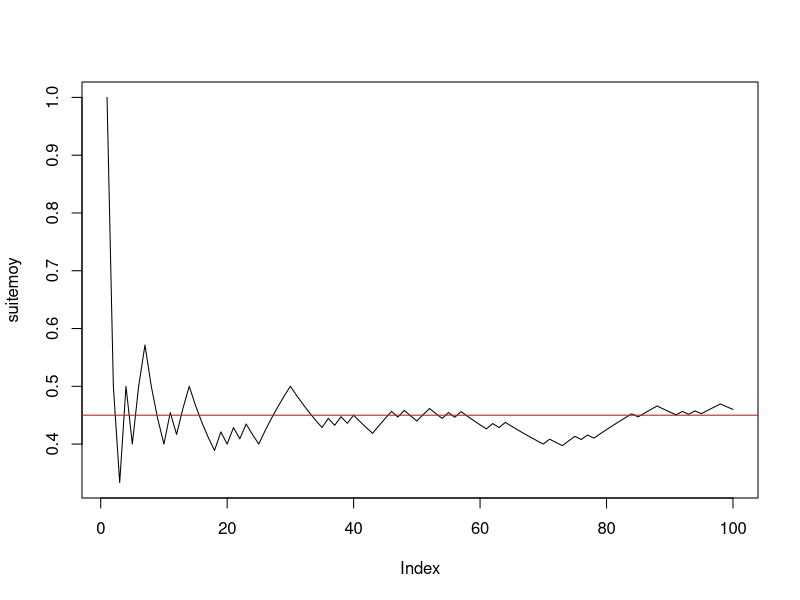
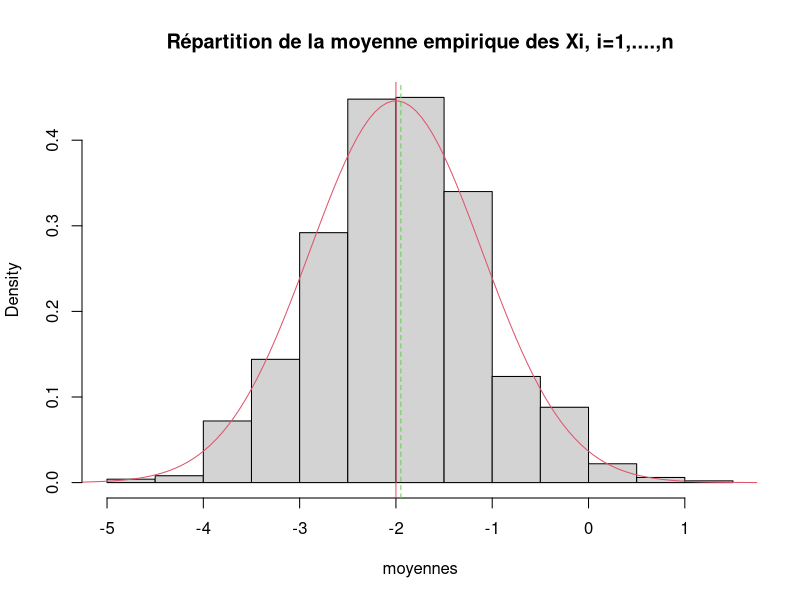
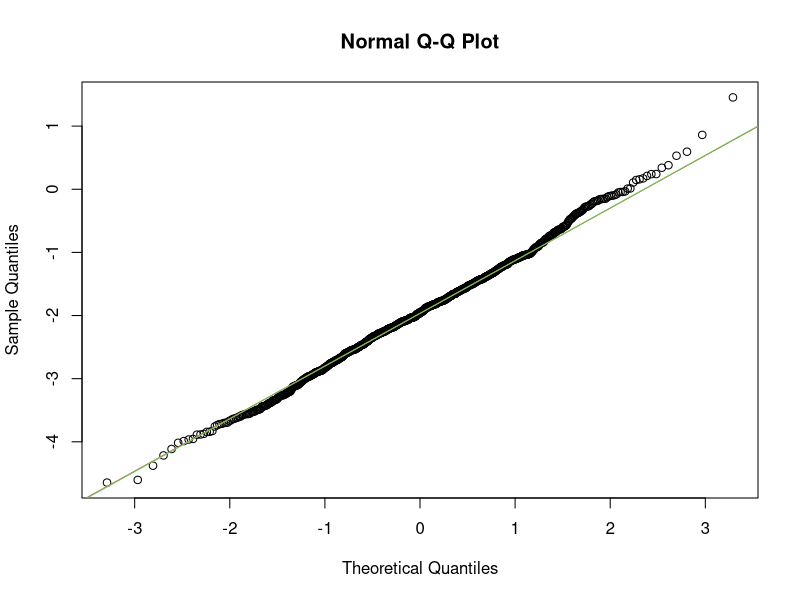
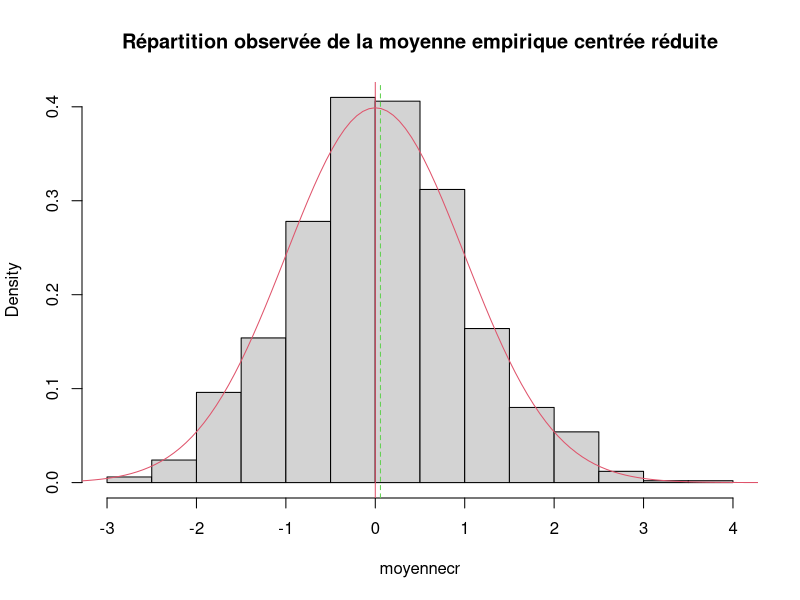
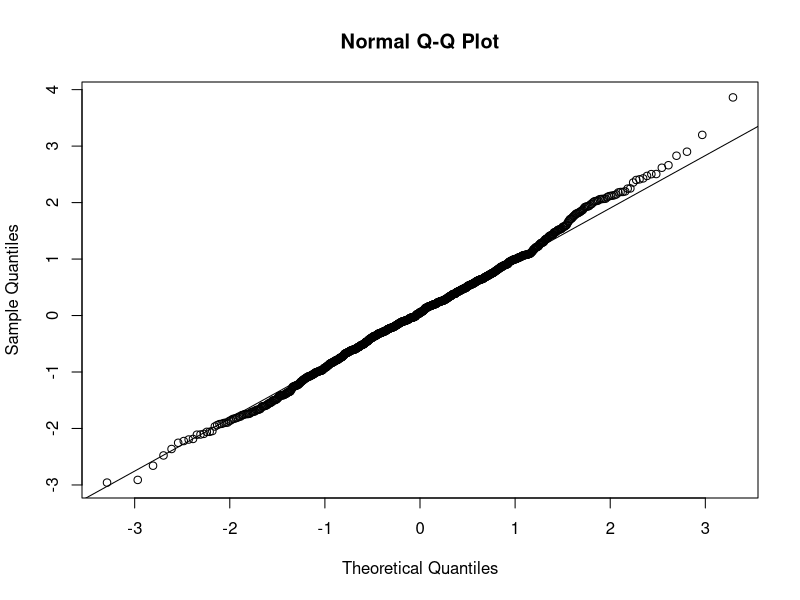
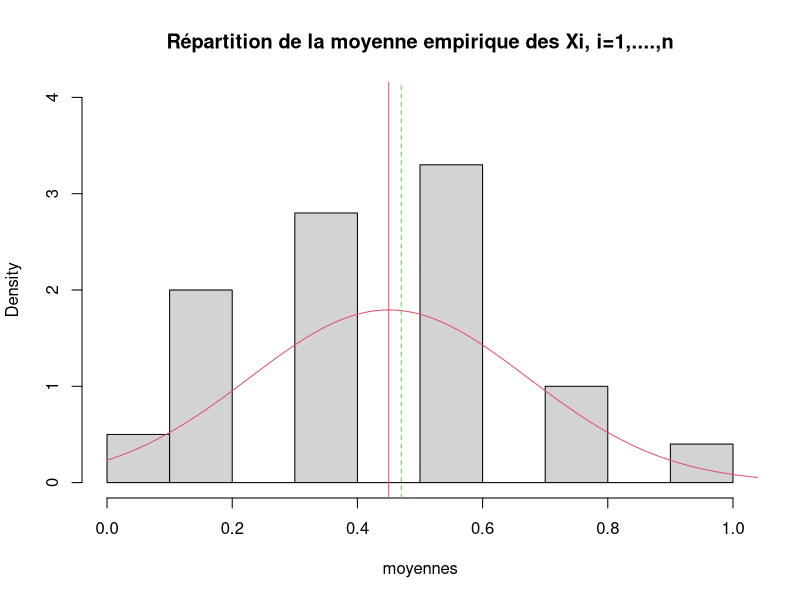
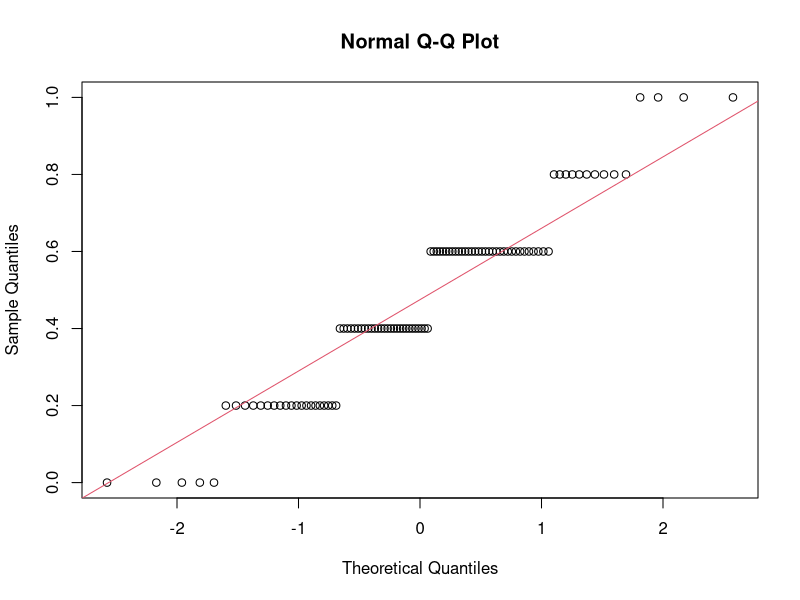
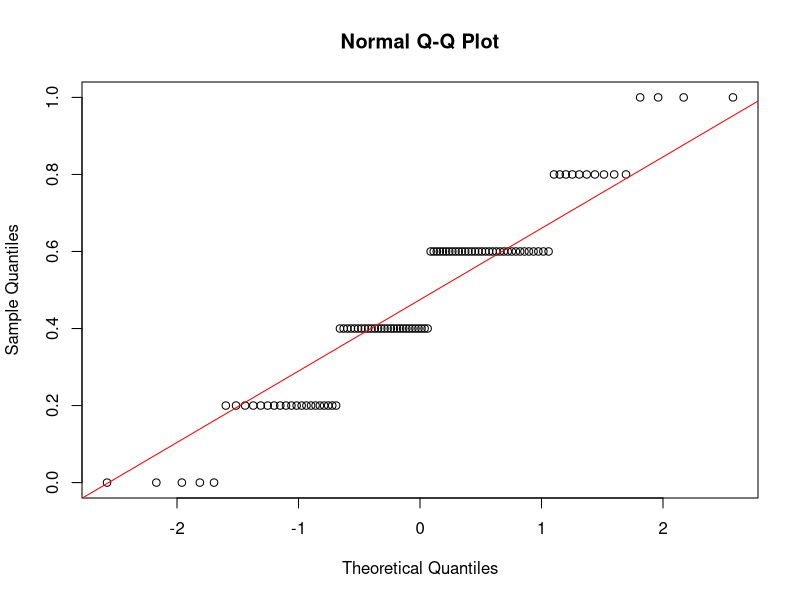

Source code (R) for these figures, in order:
#/*
# * @Author: ThearchyHelios (Yilun JIANG)
# * @Date: 2023-02-27 09:46:17
# * @LastEditTime: 2023-02-27 10:25:56
# * @LastEditors: ThearchyHelios
# * @Description: 
# * @FilePath: /STA401/TP/TP/TP5_correction.r
# */

# Exercice 1

# Question 1
n <- 100
p <- 0.45
x <- rbinom(n, 1, p)

# Question 2
cumsum(x)
taille <- 1:n
suitemoy <- cumsum(x) / taille

#
plot(suitemoy, type = "l")
abline(h = p, col = "red")


#------------Exercice 3------------------------

#---------question 1--------------------------
mu <- -2
sigma <- 2
n <- 5
x <- rnorm(n, mu, sigma)
moyx <- mean(x)

#---------question 2--------------------------
y <- rnorm(n, mu, sigma)
moyy <- mean(y)
rbind(x, y) -> M
rowMeans(M)

#---------question 3--------------------------
N <- 1000
Mdata <- matrix(rnorm(n * N, mu, sigma), ncol = n, byrow = T)
dim(Mdata)


#---------question 4--------------------------
rowMeans(Mdata) -> moyennes
apply(Mdata, MARGIN = 1, mean)

#---------question 5--------------------------
mean(moyennes)
sd(moyennes) * sqrt((length(moyennes) - 1) / length(moyennes))
sd(moyennes)

#---------question 6--------------------------
hist(moyennes, prob = T, main = "Répartition de la moyenne empirique des Xi, i=1,....,n") # la répartition observée de Xbar_n
(abs <- seq(1.2 * min(moyennes), 1.2 * max(moyennes), (max(moyennes) - min(moyennes)) / 100))
points(abs, dnorm(abs, mu, sigma / sqrt(n)), col = 2, type = "l")
abline(v = mean(moyennes), col = 3, lty = "dashed") # moyenne de l'échantillon
abline(v = mu, col = 2) # moyenne théorique mu de la loi de Xbar
# belle adéquation de l'échantillon à la normale, que l'on peut verifier avec dte de Henry
qqnorm(moyennes) # les points sont presque alignés la loi de Xbar_n est donc bien normale
qqline(moyennes, col = 2) # autour de la droite rouge qui passe par les deux points
# (1er quartile theo de la centrée réduite,1er quartile empirique) et
# (3ieme quartile theo de la centrée réduite,3ieme quartile empirique)
# mean(echantillon) et écart-type empirique sd(échantillon)*sqrt((n-1)/n). e
# En effet si on ajoute la droite passant par ces deux points elle se confond
# avec qqline. droite de Henry

(x1 <- qnorm(0.25))
(x2 <- qnorm(0.75))
(y1 <- quantile(moyennes, 0.25, type = 1))
(y2 <- quantile(moyennes, 0.75, type = 1))
abline(y1 - (y2 - y1) * x1 / (x2 - x1), (y2 - y1) / (x2 - x1), col = 3) # droite de Henry

#----------question 7-------------------------
moyennecr <- sqrt(n) * (moyennes - mu) / sigma
hist(moyennecr, prob = T, main = "Répartition observée de la moyenne empirique centrée réduite")
(abscr <- seq(1.2 * min(moyennecr), 1.2 * max(moyennecr), (max(moyennecr) - min(moyennecr)) / 100))
points(abscr, dnorm(abscr), col = 2, type = "l")
abline(v = mean(moyennecr), col = 3, lty = "dashed") # moyenne empirique de l'échantillon
abline(v = 0, col = 2) # moyenne théorique  de la loi normale centrée réduite

qqnorm(moyennecr)
qqline(moyennecr) # droite de Henry

#-----------question 8------------
n <- 50
# puis réexecuter les lignes 67 à 107 : la loi reste gaussienne mais
# l'écart-type de Xbarn est plus petit avec n=50 qu'avec n=2
sd(moyennes)
sigma / sqrt(n)

n <- 2
# puis réexecuter les lignes 67 à 107 : LA LOI EST TOUJOURS GAUSSIENNE MEME AVEC n PETIT
# C'EST UNE PROPRIETES CARACTÉRISTIQUE DE LA LOI NORMALE MAIS QUI NE S'APPLIQUE PAS AUX AUTRES
# LOIS COMME PAR EX A LA BERNOULLI ==> VOIR EXO SUIVANT
sd(moyennes)
# l'écart type empirique est EN REVANCHE plus faible avec n=2 qu'avec n=50 :
# normal il estime sigma/sqrt(n) or :
sigma / sqrt(n)

#####################################################################################
# CE QU'IL FAUT RETENIR DE CET EXERCICE : LA LOI DE XBAR EST GAUSSIENNE SI L'ÉCHANTILLON EST
# GAUSSIEN ET DE TAILLE QUELCONQUE n. LE RESULTAT DU THEOREME CENTRAL LIMITE EST VRAI DANS CE CAS
# POUR TOUT n ET PAS SEULEMENT POUR n GRAND
###################################################################################

###################################################
#------------Exercice 4------------------------
###################################################

#---------question 1--------------------------
p <- 0.45
n <- 5
N <- 100
rm(Mdata) # efface l'objet précedemment créé Mdata

Mdata <- matrix(rbinom(n * N, 1, p), ncol = n, byrow = T) # N échantillons de taille n disposés en lignes
dim(Mdata) # dimension de la matrice N lignes et n colonnes

(rowMeans(Mdata) -> moyennes) # calcule les moyennes pour les N, n-échantillons tirés.


mean(moyennes) # moyenne empirique des N réalisations de Xbar_n
sd(moyennes) * sqrt((length(moyennes) - 1) / length(moyennes)) # ecart-type empirique
sd(moyennes) # écart-type estimé sans biais = ecart-type empirique corrigé

#---------histogramme de xbar_n--------------------------
hist(moyennes, prob = T, ylim = c(0, max(dnorm(p, p, sqrt(p * (1 - p) / n)), 4)), main = "Répartition de la moyenne empirique des Xi, i=1,....,n") # la répartition observée de Xbar_n
(abs <- seq(.8 * min(moyennes), 1.2 * max(moyennes), (max(moyennes) - min(moyennes)) / 100))
points(abs, dnorm(abs, p, sqrt(p * (1 - p) / n)), col = 2, type = "l")
abline(v = mean(moyennes), col = 3, lty = "dashed") # moyenne de l'échantillon
abline(v = p, col = 2) # moyenne théorique mu de la loi de Xbar
qqnorm(moyennes) # vraiment pas gaussien !
qqline(moyennes, col = 2)
# AUCUNE ADEQUATION  de l'échantillon à la normale CAR n EST TROP PETIT ET LE TCL N'EST
# PAS VERIFIE. ON REFAIT LA SIMUL AVEC n=200 :

n <- 200
# puis réeéxuter les lignes 142 à 161

# EUREKA CA MARCHE BEAUCOUP MIEUX ET ON A BIEN UNE REPARTITION GAUSSIENNE CAR n EST SUFFISAMMENT GRAND POUR
# QUE LE TCL SOIT VERIFIE !
######################################

qqnorm(moyennes)
qqline(moyennes, col = "red")

# Si on augmente N on améliore l'estimation de la densité de Xbarn par l'histogramme
# des N réalisations de Xbarn mais si n est petit on n'observe pas un histogramme
# ressemblant à une gaussienne puisque le TCL ne s'applique que si n est assez grand.
# Essayer avec
N <- 1000
n <- 4
# puis lignes 142 à 159.
N <- 1000
n <- 100
# puis lignes 142 à 159.
